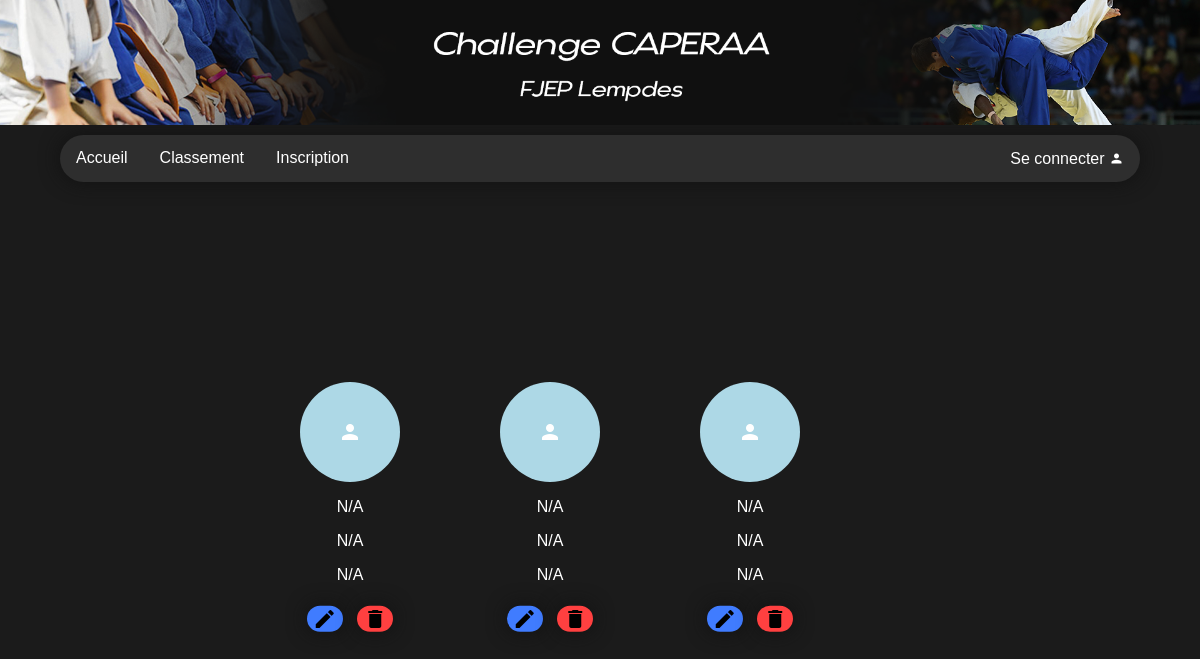
The app's page /users.php, older data.
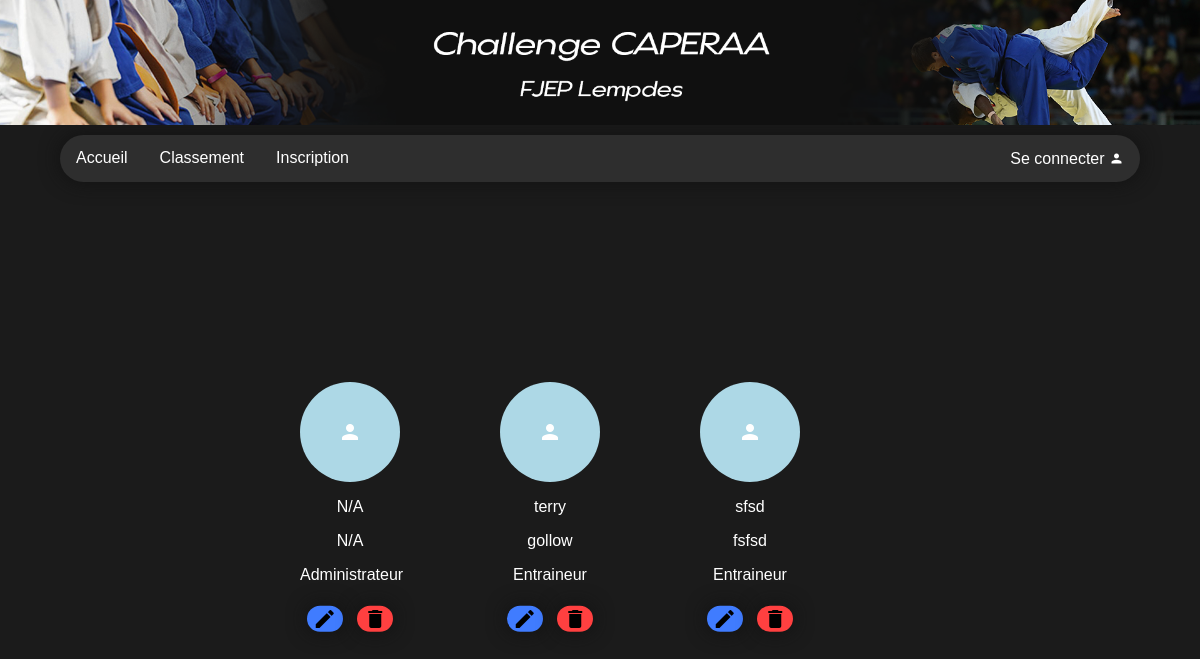
The same page, newer data.
### tables this page shows
CREATE TABLE `utilisateurs` (
  `idUser` int(11) NOT NULL,
  `Nom` varchar(255) NOT NULL,
  `Prenom` varchar(255) NOT NULL,
  `email` varchar(255) NOT NULL,
  `password` varchar(255) NOT NULL,
  `Role` varchar(255) NOT NULL,
  `Nom_club` varchar(255) NOT NULL
);

### users.php (the view, shortened to what this page needs)
<?php
include_once 'base.php';
include_once 'fonctions.php';
function afficher_users($db){
    $req_ma_table = $db->prepare("SELECT * FROM utilisateurs" );
    $req_ma_table->execute();
    $result_req_ma_table = $req_ma_table->fetchAll();
    foreach ($result_req_ma_table as $result) {
        echo '<div class="card-users">
        <div class="pp-users">
                <span class="material-icons">person</span>
                <span id="edit" class="material-icons" style="display: none;">edit</span>
        </div>
        <div class="nom-users" id="'.$result['idUser'].'">';
        if($result["Nom"] == NULL) echo '<p> N/A </p>';
        if($result["Prenom"] == NULL) echo '<p> N/A </p>';
        if($result["Role"] == NULL) echo '<p> N/A </p>';
          echo  '<p>'.$result['Nom'].'</p>
        <p>'.$result['Prenom'].'</p>
        <p>'.$result['Role'].'</p>
        <form class="case" method="post">
			<input type="submit" name="valider" class="edit_user material-icons" value="edit" id="valider" />
			<input type="submit" name="refuser" class="edit_user material-icons" value="delete" id="refuser"/>
			</form>
        </div>
        </div>';
    }
}
?>
<div class="grid-users">
<?php
afficher_users($db);
?>
</div>

Row changes from the older to the newer data that the page shows:
removed utilisateurs: shows "N/A"
removed utilisateurs: shows "N/A"
removed utilisateurs: shows "N/A"
added utilisateurs: Nom "N/A", Prenom "N/A", Role "Administrateur"
added utilisateurs: Nom "terry", Prenom "gollow", Role "Entraineur"
added utilisateurs: Nom "sfsd", Prenom "fsfsd", Role "Entraineur"
